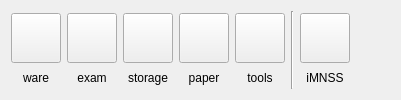
        <widget class="QWidget" name="tab_4">
         <attribute name="title">
          <string>成员</string>
         </attribute>
         <layout class="QHBoxLayout" name="horizontalLayout_12">
          <item>
           <layout class="QHBoxLayout" name="horizontalLayout_11">
            <item>
             <layout class="QVBoxLayout" name="verticalLayout_57">
              <item>
               <widget class="QPushButton" name="uiWareAction">
                <property name="minimumSize">
                 <size>
                  <width>50</width>
                  <height>50</height>
                 </size>
                </property>
                <property name="maximumSize">
                 <size>
                  <width>50</width>
                  <height>50</height>
                 </size>
                </property>
                <property name="toolTip">
                 <string/>
                </property>
                <property name="statusTip">
                 <string>打开MNSSware链接</string>
                </property>
                <property name="text">
                 <string/>
                </property>
                <property name="iconSize">
                 <size>
                  <width>45</width>
                  <height>45</height>
                 </size>
                </property>
               </widget>
              </item>
              <item>
               <widget class="QLabel" name="WareAction">
                <property name="minimumSize">
                 <size>
                  <width>50</width>
                  <height>14</height>
                 </size>
                </property>
                <property name="maximumSize">
                 <size>
                  <width>50</width>
                  <height>14</height>
                 </size>
                </property>
                <property name="text">
                 <string>&lt;html&gt;&lt;head/&gt;&lt;body&gt;&lt;p align=&quot;center&quot;&gt;ware&lt;/p&gt;&lt;/body&gt;&lt;/html&gt;</string>
                </property>
               </widget>
              </item>
             </layout>
            </item>
            <item>
             <layout class="QVBoxLayout" name="verticalLayout_68">
              <item>
               <widget class="QPushButton" name="uiExamAction">
                <property name="minimumSize">
                 <size>
                  <width>50</width>
                  <height>50</height>
                 </size>
                </property>
                <property name="maximumSize">
                 <size>
                  <width>50</width>
                  <height>50</height>
                 </size>
                </property>
                <property name="toolTip">
                 <string/>
                </property>
                <property name="statusTip">
                 <string>打开MNSSexam链接</string>
                </property>
                <property name="text">
                 <string/>
                </property>
                <property name="iconSize">
                 <size>
                  <width>45</width>
                  <height>45</height>
                 </size>
                </property>
               </widget>
              </item>
              <item>
               <widget class="QLabel" name="ExamAction">
                <property name="minimumSize">
                 <size>
                  <width>50</width>
                  <height>14</height>
                 </size>
                </property>
                <property name="maximumSize">
                 <size>
                  <width>50</width>
                  <height>14</height>
                 </size>
                </property>
                <property name="text">
                 <string>&lt;html&gt;&lt;head/&gt;&lt;body&gt;&lt;p align=&quot;center&quot;&gt;exam&lt;/p&gt;&lt;/body&gt;&lt;/html&gt;</string>
                </property>
               </widget>
              </item>
             </layout>
            </item>
            <item>
             <layout class="QVBoxLayout" name="verticalLayout_70">
              <item>
               <widget class="QPushButton" name="uiStorageAction">
                <property name="minimumSize">
                 <size>
                  <width>50</width>
                  <height>50</height>
                 </size>
                </property>
                <property name="maximumSize">
                 <size>
                  <width>50</width>
                  <height>50</height>
                 </size>
                </property>
                <property name="toolTip">
                 <string/>
                </property>
                <property name="statusTip">
                 <string>打开MNSSstorage链接</string>
                </property>
                <property name="text">
                 <string/>
                </property>
                <property name="iconSize">
                 <size>
                  <width>45</width>
                  <height>45</height>
                 </size>
                </property>
               </widget>
              </item>
              <item>
               <widget class="QLabel" name="StorageAction">
                <property name="minimumSize">
                 <size>
                  <width>50</width>
                  <height>14</height>
                 </size>
                </property>
                <property name="maximumSize">
                 <size>
                  <width>50</width>
                  <height>14</height>
                 </size>
                </property>
                <property name="text">
                 <string>&lt;html&gt;&lt;head/&gt;&lt;body&gt;&lt;p align=&quot;center&quot;&gt;storage&lt;/p&gt;&lt;/body&gt;&lt;/html&gt;</string>
                </property>
               </widget>
              </item>
             </layout>
            </item>
            <item>
             <layout class="QVBoxLayout" name="verticalLayout_75">
              <item>
               <widget class="QPushButton" name="uiPaperAction">
                <property name="minimumSize">
                 <size>
                  <width>50</width>
                  <height>50</height>
                 </size>
                </property>
                <property name="maximumSize">
                 <size>
                  <width>50</width>
                  <height>50</height>
                 </size>
                </property>
                <property name="toolTip">
                 <string/>
                </property>
                <property name="statusTip">
                 <string>打开MNSSpaper链接</string>
                </property>
                <property name="text">
                 <string/>
                </property>
                <property name="iconSize">
                 <size>
                  <width>45</width>
                  <height>45</height>
                 </size>
                </property>
               </widget>
              </item>
              <item>
               <widget class="QLabel" name="PaperAction">
                <property name="minimumSize">
                 <size>
                  <width>50</width>
                  <height>14</height>
                 </size>
                </property>
                <property name="maximumSize">
                 <size>
                  <width>50</width>
                  <height>14</height>
                 </size>
                </property>
                <property name="text">
                 <string>&lt;html&gt;&lt;head/&gt;&lt;body&gt;&lt;p align=&quot;center&quot;&gt;paper&lt;/p&gt;&lt;/body&gt;&lt;/html&gt;</string>
                </property>
               </widget>
              </item>
             </layout>
            </item>
            <item>
             <layout class="QVBoxLayout" name="verticalLayout_73">
              <item>
               <widget class="QPushButton" name="uiToolsAction">
                <property name="minimumSize">
                 <size>
                  <width>50</width>
                  <height>50</height>
                 </size>
                </property>
                <property name="maximumSize">
                 <size>
                  <width>50</width>
                  <height>50</height>
                 </size>
                </property>
                <property name="toolTip">
                 <string/>
                </property>
                <property name="statusTip">
                 <string>打开MNSStools链接</string>
                </property>
                <property name="text">
                 <string/>
                </property>
                <property name="iconSize">
                 <size>
                  <width>45</width>
                  <height>45</height>
                 </size>
                </property>
               </widget>
              </item>
              <item>
               <widget class="QLabel" name="ToolsAction">
                <property name="minimumSize">
                 <size>
                  <width>50</width>
                  <height>14</height>
                 </size>
                </property>
                <property name="maximumSize">
                 <size>
                  <width>50</width>
                  <height>14</height>
                 </size>
                </property>
                <property name="text">
                 <string>&lt;html&gt;&lt;head/&gt;&lt;body&gt;&lt;p align=&quot;center&quot;&gt;tools&lt;/p&gt;&lt;/body&gt;&lt;/html&gt;</string>
                </property>
               </widget>
              </item>
             </layout>
            </item>
            <item>
             <widget class="Line" name="line_14">
              <property name="orientation">
               <enum>Qt::Vertical</enum>
              </property>
             </widget>
            </item>
            <item>
             <layout class="QVBoxLayout" name="verticalLayout_77">
              <item>
               <widget class="QPushButton" name="uiiMNSSAction">
                <property name="minimumSize">
                 <size>
                  <width>50</width>
                  <height>50</height>
                 </size>
                </property>
                <property name="maximumSize">
                 <size>
                  <width>50</width>
                  <height>50</height>
                 </size>
                </property>
                <property name="toolTip">
                 <string/>
                </property>
                <property name="statusTip">
                 <string>打开iMNSS门户首页</string>
                </property>
                <property name="text">
                 <string/>
                </property>
                <property name="iconSize">
                 <size>
                  <width>45</width>
                  <height>45</height>
                 </size>
                </property>
               </widget>
              </item>
              <item>
               <widget class="QLabel" name="iMNSSAction">
                <property name="minimumSize">
                 <size>
                  <width>50</width>
                  <height>14</height>
                 </size>
                </property>
                <property name="maximumSize">
                 <size>
                  <width>50</width>
                  <height>14</height>
                 </size>
                </property>
                <property name="text">
                 <string>&lt;html&gt;&lt;head/&gt;&lt;body&gt;&lt;p align=&quot;center&quot;&gt;iMNSS&lt;/p&gt;&lt;/body&gt;&lt;/html&gt;</string>
                </property>
               </widget>
              </item>
             </layout>
            </item>
            <item>
             <spacer name="horizontalSpacer_5">
              <property name="orientation">
               <enum>Qt::Horizontal</enum>
              </property>
              <property name="sizeHint" stdset="0">
               <size>
                <width>40</width>
                <height>20</height>
               </size>
              </property>
             </spacer>
            </item>
           </layout>
          </item>
         </layout>
        </widget>
